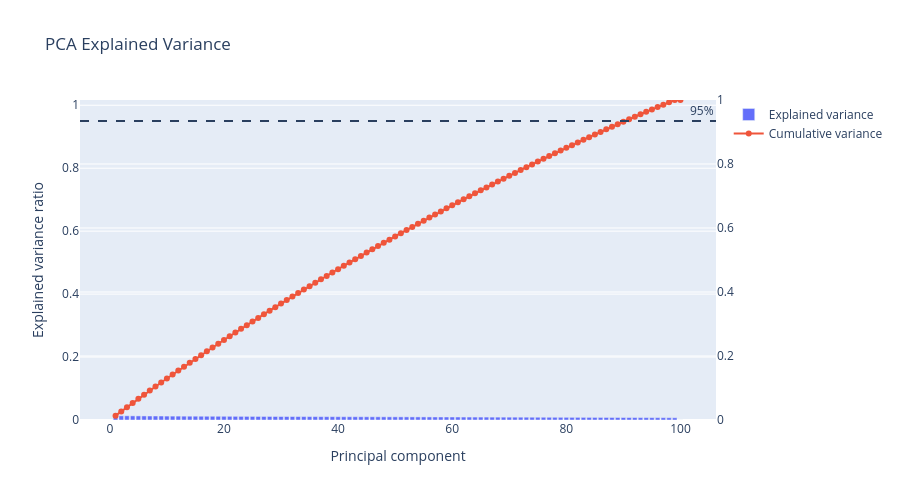

Source (notebook cell):
### Code cell
cumulative = np.cumsum(explained)

fig = go.Figure()

fig.add_trace(go.Bar(
    x=np.arange(1, len(explained) + 1),
    y=explained,
    name="Explained variance"
))

fig.add_trace(go.Scatter(
    x=np.arange(1, len(cumulative) + 1),
    y=cumulative,
    mode="lines+markers",
    name="Cumulative variance",
    yaxis="y2"

))


fig.add_hline(y=0.95, line_dash="dash", annotation_text="95%")

fig.update_layout(
    title="PCA Explained Variance",
    xaxis_title="Principal component",
    yaxis=dict(title="Explained variance ratio"),
    yaxis2=dict(title="", overlaying="y", side="right", range=[0, 1]),
    width=900,
    height=500
)

fig.show()
